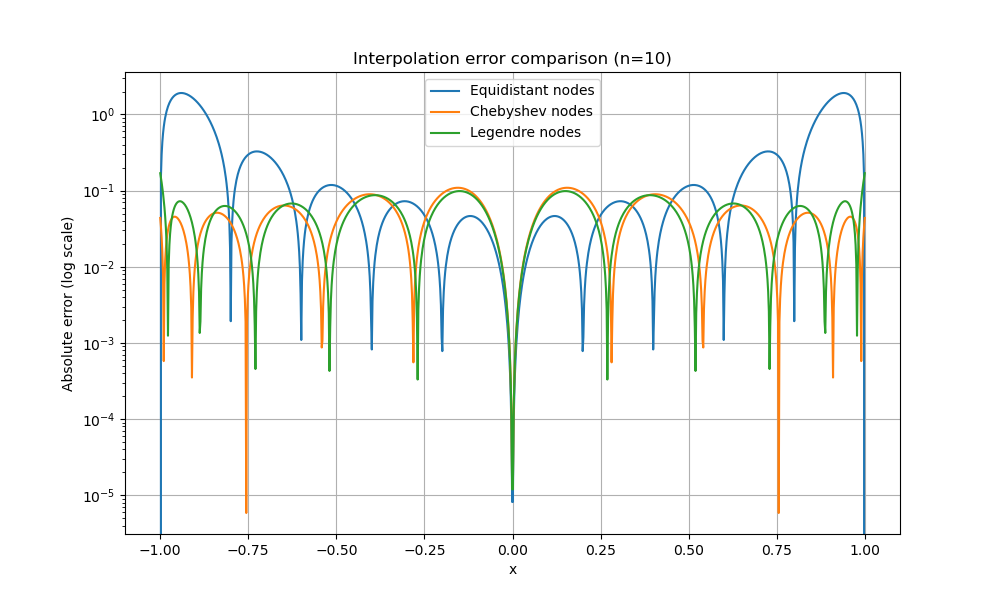

Python code for this plot:
import numpy as np
import matplotlib.pyplot as plt
from numpy.polynomial.legendre import leggauss

# 目标函数
def f(x):
    return 1 / (1 + 25 * x ** 2)

# 生成等分节点
def equidistant_nodes(a, b, n):
    return np.linspace(a, b, n + 1)

# 生成切比雪夫节点
def chebyshev_nodes(a, b, n):
    k = np.arange(0, n + 1)
    x_cheb = np.cos((2 * k + 1) * np.pi / (2 * n + 2))
    return 0.5 * (b - a) * x_cheb + 0.5 * (a + b)

# 生成勒让德节点
def legendre_nodes(a, b, n):
    x_leg, _ = leggauss(n + 1)
    return 0.5 * (b - a) * x_leg + 0.5 * (a + b)

# Lagrange插值
def lagrange_interpolation(x, y, x_eval):
    n = len(x)
    L = np.zeros_like(x_eval)
    for k in range(n):
        l = np.ones_like(x_eval)
        for j in range(n):
            if j != k:
                l *= (x_eval - x[j]) / (x[k] - x[j])
        L += y[k] * l
    return L

if __name__ == "__main__":
    a, b = -1, 1
    n = 10  # 插值次数，可自行调整

    # 生成三种节点
    x_equi = equidistant_nodes(a, b, n)
    x_cheb = chebyshev_nodes(a, b, n)
    x_leg = legendre_nodes(a, b, n)

    y_equi = f(x_equi)
    y_cheb = f(x_cheb)
    y_leg = f(x_leg)

    # 密集点
    x_dense = np.linspace(a, b, 1000)
    y_true = f(x_dense)

    # 三种插值
    y_interp_equi = lagrange_interpolation(x_equi, y_equi, x_dense)
    y_interp_cheb = lagrange_interpolation(x_cheb, y_cheb, x_dense)
    y_interp_leg = lagrange_interpolation(x_leg, y_leg, x_dense)

    # 误差
    error_equi = np.abs(y_true - y_interp_equi)
    error_cheb = np.abs(y_true - y_interp_cheb)
    error_leg = np.abs(y_true - y_interp_leg)

    # 最大误差
    max_error_equi = np.max(error_equi)
    max_error_cheb = np.max(error_cheb)
    max_error_leg = np.max(error_leg)

    # 均方误差
    mse_equi = np.mean(error_equi ** 2)
    mse_cheb = np.mean(error_cheb ** 2)
    mse_leg = np.mean(error_leg ** 2)

    # 输出误差指标
    print("Max error (Equidistant nodes):", max_error_equi)
    print("Max error (Chebyshev nodes):", max_error_cheb)
    print("Max error (Legendre nodes):", max_error_leg)
    print("MSE (Equidistant nodes):", mse_equi)
    print("MSE (Chebyshev nodes):", mse_cheb)
    print("MSE (Legendre nodes):", mse_leg)

    # 绘制误差曲线
    plt.figure(figsize=(10, 6))
    plt.plot(x_dense, error_equi, label="Equidistant nodes")
    plt.plot(x_dense, error_cheb, label="Chebyshev nodes")
    plt.plot(x_dense, error_leg, label="Legendre nodes")
    plt.yscale('log')
    plt.legend()
    plt.title(f"Interpolation error comparison (n={n})")
    plt.xlabel("x")
    plt.ylabel("Absolute error (log scale)")
    plt.grid(True)
    plt.show()

# =========================
# 中文说明与分析：
# 本代码比较了等分节点、切比雪夫节点、勒让德节点三种Lagrange插值的误差，并给出了最大误差和均方误差的数值指标。
# 1. 最大误差（max error）反映了插值多项式与原函数在整个区间内最不精确的点的误差。
# 2. 均方误差（MSE）反映了插值多项式与原函数在整个区间内的整体拟合优劣。
# 3. 从输出结果和误差曲线可以看出：
#    - 等分节点的插值在区间两端误差较大，最大误差和均方误差通常也较大，容易出现龙格现象。
#    - 切比雪夫节点和勒让德节点的插值误差明显小于等分节点，尤其在区间两端表现更好，最大误差和均方误差都更低。
#    - 切比雪夫节点和勒让德节点的插值精度相近，均优于等分节点。
# 4. 你可以修改n的值，观察不同插值次数下的误差对比和数值指标变化。
# =========================
